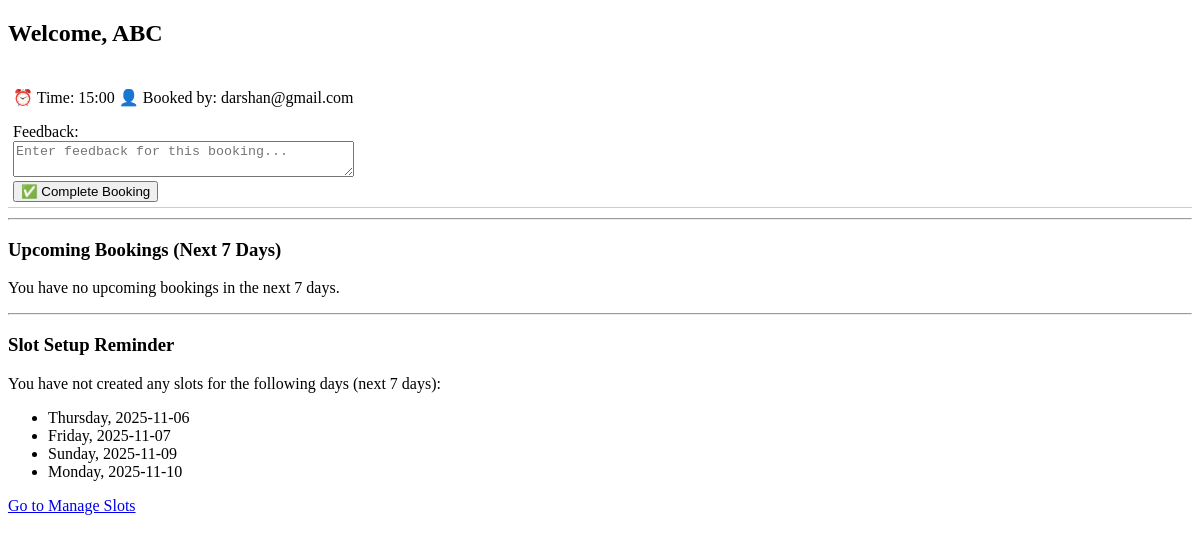
The app's page /dashboard (signed in), older data.
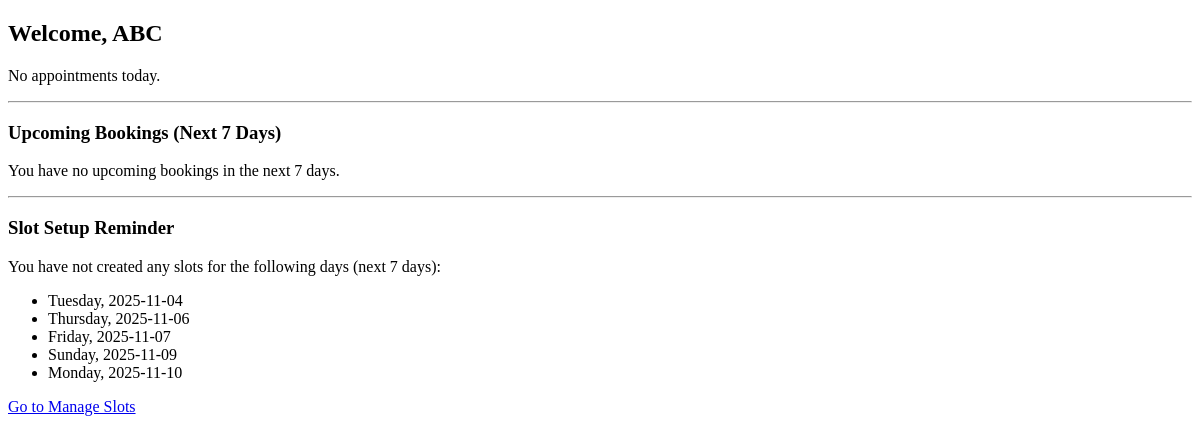
The same page, newer data.
### app.py (models this page shows)
class Booking(db.Model):
    bid = db.Column(db.Integer, primary_key=True, autoincrement=True)
    u_id = db.Column(db.Integer, db.ForeignKey(User.uid), nullable=True)
    t_id = db.Column(db.Integer, db.ForeignKey(Theatre.tid), nullable=False)
    booking_date = db.Column(db.Date, nullable=False)
    booking_time = db.Column(db.Time, nullable=False)
    status = db.Column(db.String, nullable=False, default='Available')    #Availablle,Booked,Canceled,Completed
    user = db.relationship(User, backref='bookings', lazy=True)
    theatre = db.relationship(Theatre, backref='bookings', lazy=True)

class User(db.Model):
    uid=db.Column(db.Integer,primary_key=True,autoincrement=True)
    email=db.Column(db.String,unique=True,nullable=False)
    password=db.Column(db.String,nullable=False)
    f_rid = db.Column(db.Integer,db.ForeignKey(Role.rid),nullable=False)
    roles=db.relationship(Role,backref='users',lazy=True)

### app.py (the view, shortened to what this page needs)
@app.route("/dashboard")
def dashboard_page():
    jinjaemail = session.get("email")
    role = session.get("f_rid")
    if role == 3:
        from sqlalchemy import distinct
        current_user = User.query.filter_by(email=jinjaemail).first()
        current_theatre = Theatre.query.filter_by(u_id=current_user.uid).first()
        all_theatres = Theatre.query.all()
        if not current_theatre:
            flash("No theatre found for your account.", "error")
            return redirect(url_for("dashboard_page"))
        tid = current_theatre.tid
        from datetime import timedelta,datetime
        from datetime import date
        today = date.today()
        print(datetime.today())
        print(today)
        tomorrow = today + timedelta(days=1)
        end_date = today + timedelta(days=7)
        todays_bookings = (
            db.session.query(Booking, User.email)
            .join(User, Booking.u_id == User.uid)
            .filter(
                Booking.t_id == tid,
                Booking.status == 'Booked',
                Booking.booking_date == today
            )
            .order_by(Booking.booking_time)
            .all()
        )
        upcoming_bookings = (
            db.session.query(Booking, User.email)
            .join(User, Booking.u_id == User.uid)
            .filter(
                Booking.t_id == tid,
                Booking.status == 'Booked',
                Booking.booking_date >= tomorrow,
                Booking.booking_date <= end_date
            )
            .order_by(Booking.booking_date, Booking.booking_time)
            .all()
        )
        dates_with_slots = db.session.query(distinct(Booking.booking_date)).filter(
            Booking.t_id == tid,
            Booking.booking_date >= tomorrow,
            Booking.booking_date <= end_date
        ).all()
        print(dates_with_slots)
        setup_dates = {result[0] for result in dates_with_slots}
        next_7_days = [tomorrow + timedelta(days=i) for i in range(7)]
        missing_dates = [d for d in next_7_days if d not in setup_dates]
        return render_template(
            "TheatreDashboard.html",
            jinjaemail=jinjaemail,
            current_theatre=current_theatre,
            todays_bookings=todays_bookings,
            upcoming_bookings=upcoming_bookings,
            missing_dates=missing_dates
        )
    flash("you have not logged in")
    return redirect('/')

### app.py (called while the page is built)
@app.context_processor
def inject_now():
    from datetime import datetime
    return {'now': datetime.utcnow}

### templates/TheatreDashboard.html (shortened to what this page needs)
<!DOCTYPE html>
<html lang="en">
<head>
</head>
<body>
    <h2>Welcome, {{ current_theatre.theatre_name }}</h2>
    {% if todays_bookings %}
    <form method="POST" action="{{ url_for('complete_booking') }}">
        {% for booking, email in todays_bookings %}
            <div style="margin-bottom:10px; border-bottom:1px solid #ccc; padding:5px;">
                <p>
                    ⏰ Time: {{ booking.booking_time.strftime('%H:%M') }}
                    👤 Booked by: {{ email }}
                </p>
                <label for="feedback_{{ booking.bid }}">Feedback:</label><br>
                <textarea name="feedback_{{ booking.bid }}" id="feedback_{{ booking.bid }}" rows="2" cols="40"
                          placeholder="Enter feedback for this booking..."></textarea><br>
                <button type="submit" name="booking_id" value="{{ booking.bid }}"
                        onclick="return confirm('Mark this booking as completed?');">
                    ✅ Complete Booking
                </button>
            </div>
        {% endfor %}
    </form>
{% else %}
    <p>No appointments today.</p>
{% endif %}
    <hr>
    <h3>Upcoming Bookings (Next 7 Days)</h3>
    {% if upcoming_bookings %}
        {% for booking, email in upcoming_bookings %}
            <p>
                On: {{ booking.booking_date.strftime('%Y-%m-%d') }}
                at {{ booking.booking_time.strftime('%H:%M') }}
                - Booked by: {{ email }}
            </p>
        {% endfor %}
    {% else %}
        <p>You have no upcoming bookings in the next 7 days.</p>
    {% endif %}
    <hr>
    <h3>Slot Setup Reminder</h3>
    {% if missing_dates %}
        <p>You have not created any slots for the following days (next 7 days):</p>
        <ul>
            {% for day in missing_dates %}
                <li>{{ day.strftime('%A, %Y-%m-%d') }}</li>
            {% endfor %}
        </ul>
        <a href="/manage-slots">Go to Manage Slots</a>
    {% else %}
        <p>✅ Great job! You have created slots for all the next 7 days.</p>
    {% endif %}
</body>
</html>

Row changes from the older to the newer data that the page shows:
no longer on this page (row edited): Booking: booking_time "15:00", email "darshan@gmail.com", bid "Enter feedback for this booking..."
Text that changed along with them:
text now shown: "No appointments today."
new list line: "Tuesday, 2025-11-04"
